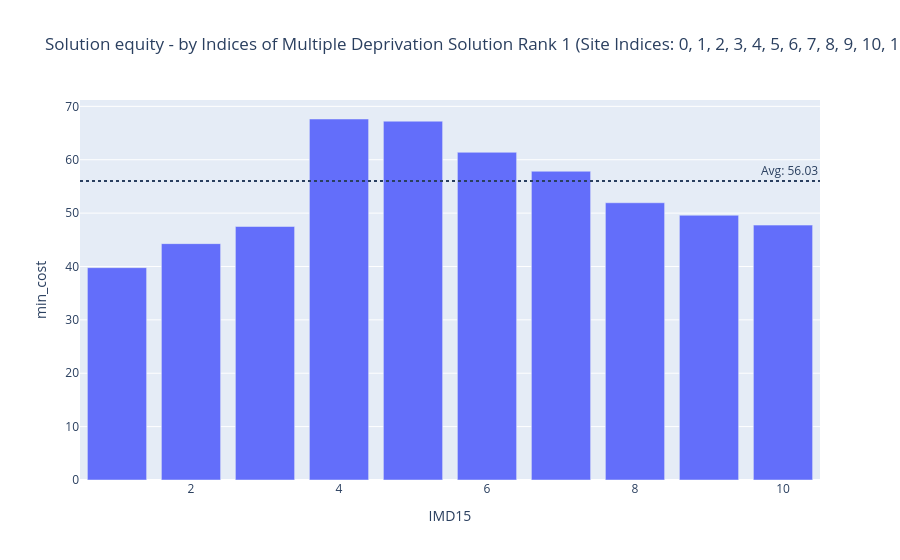

The cell this chart's notebook holds for it:
### Code cell
solution.check_solution_equity(return_plot=True)

### Figure 1 — Plotly figure (JSON) as saved in the notebook; plotly's stock layout.template omitted (floating-point values rounded to 4 significant figures)
{"data": [{"alignmentgroup": "True", "hovertemplate": "IMD15=%{x}<br>min_cost=%{y}<extra></extra>", "legendgroup": "", "marker": {"color": "#636efa", "pattern": {"shape": ""}}, "name": "", "offsetgroup": "", "orientation": "v", "showlegend": false, "textposition": "auto", "type": "bar", "x": [1, 2, 3, 4, 5, 6, 7, 8, 9, 10], "xaxis": "x", "y": [39.78, 44.28, 47.49, 67.63, 67.22, 61.39, 57.84, 51.94, 49.6, 47.75], "yaxis": "y"}], "layout": {"annotations": [{"showarrow": false, "text": "Avg: 56.03", "x": 1, "xanchor": "right", "xref": "x domain", "y": 56.03, "yanchor": "bottom", "yref": "y"}], "barmode": "relative", "legend": {"tracegroupgap": 0}, "shapes": [{"line": {"dash": "dot"}, "type": "line", "x0": 0, "x1": 1, "xref": "x domain", "y0": 56.03, "y1": 56.03, "yref": "y"}], "title": {"text": "Solution equity - by Indices of Multiple Deprivation\nSolution Rank 1 (Site Indices: 0, 1, 2, 3, 4, 5, 6, 7, 8, 9, 10, 11, 12, 13, 14)"}, "xaxis": {"anchor": "y", "domain": [0, 1], "title": {"text": "IMD15"}}, "yaxis": {"anchor": "x", "domain": [0, 1], "title": {"text": "min_cost"}}}}
